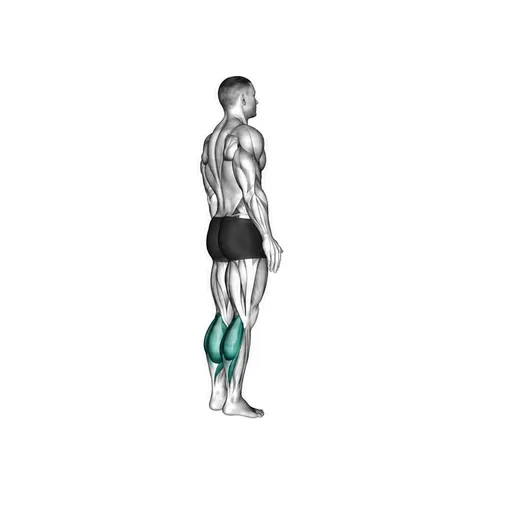
#> input picture assets/exercise-animations/standing-calf-raise.webp, 512 x 512 px, found by its file name
$ python make-pogo-hops.py
#> lines starting #> are read from the running program, lines starting #| are printed output that depends on the picture
#!/usr/bin/env python3
"""Build the pogo-hops animation from the standing calf raise.

Run from the repo root:  python3 tools/make-pogo-hops.py

WHY THIS IS LEGITIMATE, not a fudge: a pogo hop IS a stiff-legged bounce on the balls of the feet.
The standing-calf-raise render already shows exactly that body position — legs near-straight, ankles
plantarflexed, calves highlighted — and the calf/Achilles is precisely the working tissue in a pogo
hop. So the anatomy is correct as drawn; the only thing missing is flight. We take the toes-up pose
and translate it vertically to lift the figure off the ground, and use the flat-footed pose for
ground contact. No anatomy is invented.

The lift is capped at 20 px of a 512 px canvas — on a ~343 px figure (~1.75 m) that is roughly 10 cm,
which is what a pogo hop actually looks like. It also keeps the figure inside the pack's 46 px safe
inset. The loop is deliberately quicker than the 3.2 s house timing: a pogo hop is a fast, elastic
bounce and animating it slowly would misrepresent the movement.
"""
import os

from PIL import Image

SRC = "assets/exercise-animations/standing-calf-raise.webp"
OUT = "assets/exercise-animations/pogo-hops.webp"
FLAT_FRAME = 0   # heels down — ground contact
TOES_FRAME = 2   # up on the balls of the feet — the flight pose
LIFT = 20        # px at peak

# (source frame, lift px, duration ms) — one hop, loops seamlessly
SEQUENCE = [
    (FLAT_FRAME, 0, 90),    # contact / load
    (TOES_FRAME, 2, 70),    # drive
    (TOES_FRAME, 11, 70),   # leaving the ground
    (TOES_FRAME, 18, 80),   # rising
    (TOES_FRAME, LIFT, 110),  # apex — brief hang
    (TOES_FRAME, 16, 80),   # falling
    (TOES_FRAME, 8, 70),    # about to land
    (TOES_FRAME, 1, 70),    # touch down on the toes
]


def main() -> None:
    src = Image.open(SRC)
#> src is the input picture: PIL image 512x512 RGBA; mean R, G, B, A 247.4, 247.8, 247.8, 255
    frames, durations = [], []
    for idx, lift, ms in SEQUENCE:
        src.seek(idx)
        pose = src.convert("RGB").copy()
        canvas = Image.new("RGB", pose.size, "white")
        canvas.paste(pose, (0, -lift))   # negative y == up the screen
        frames.append(canvas)
        durations.append(ms)
#> this loop made 8 passes
#> pass 2, in main, `pose = src.convert("RGB").copy()`:
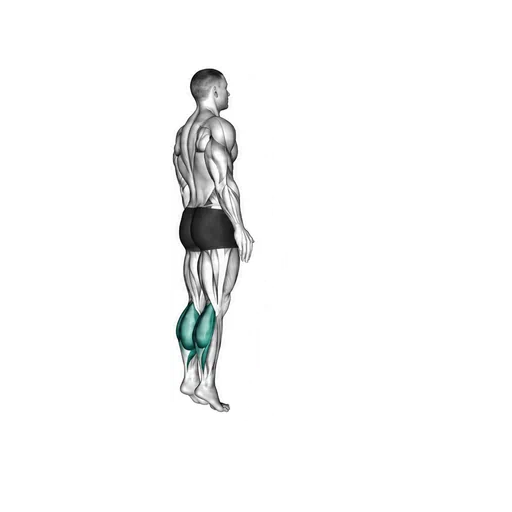
#> pose: PIL image 512x512 RGB; mean R, G, B 247.7, 248, 248
#> after the loop, durations = [90, 70, 70, 80, 110, 80, 70, 70]; frames = 8 items
    frames[0].save(
        OUT, "WEBP", save_all=True, append_images=frames[1:],
        duration=durations, loop=0, quality=82, method=6,
    )
    print(f"wrote {OUT}  {len(frames)} frames  {sum(durations)} ms  {os.path.getsize(OUT)/1024:.1f} KB")
#| wrote assets/exercise-animations/pogo-hops.webp  8 frames  640 ms  43.5 KB


if __name__ == "__main__":
    main()

$ run again, with assets/exercise-animations/bird-dog.webp copied over assets/exercise-animations/standing-calf-raise.webp
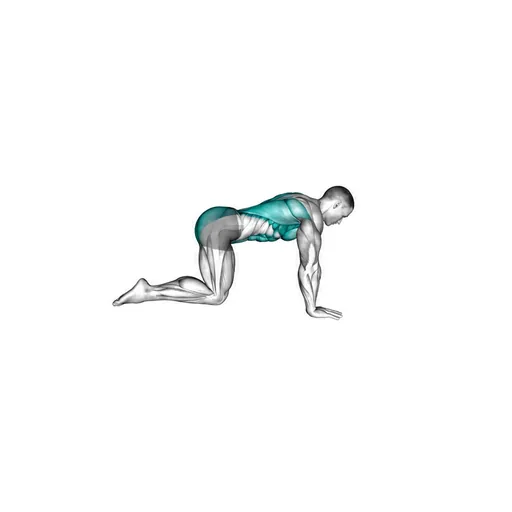
#> input picture assets/exercise-animations/bird-dog.webp, 512 x 512 px, found by its file name
#> in main, src is the input picture: PIL image 512x512 RGBA; mean R, G, B, A 250.2, 250.9, 250.9, 255
#> the loop in main, `for idx, lift, ms in SEQUENCE:` made 8 passes
#> pass 2, in main, `pose = src.convert("RGB").copy()`:
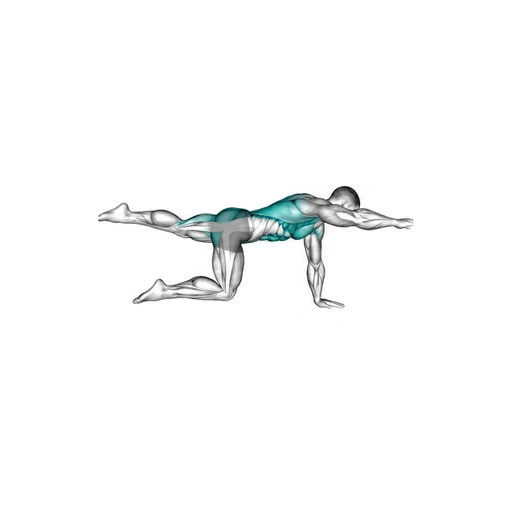
#> pose: PIL image 512x512 RGB; mean R, G, B 249.9, 250.6, 250.6
#> after the loop in main, `for idx, lift, ms in SEQUENCE:`: durations = [90, 70, 70, 80, 110, 80, 70, 70]; frames = 8 items
#| wrote assets/exercise-animations/pogo-hops.webp  8 frames  640 ms  39.4 KB

$ run again, with assets/exercise-animations/box-jump.webp copied over assets/exercise-animations/standing-calf-raise.webp
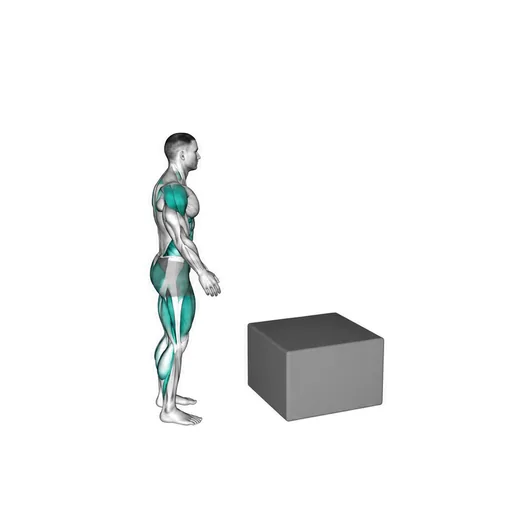
#> input picture assets/exercise-animations/box-jump.webp, 512 x 512 px, found by its file name
#> in main, src is the input picture: PIL image 512x512 RGBA; mean R, G, B, A 243.6, 244.5, 244.4, 255
#> the loop in main, `for idx, lift, ms in SEQUENCE:` made 8 passes
#> pass 2, in main, `pose = src.convert("RGB").copy()`:
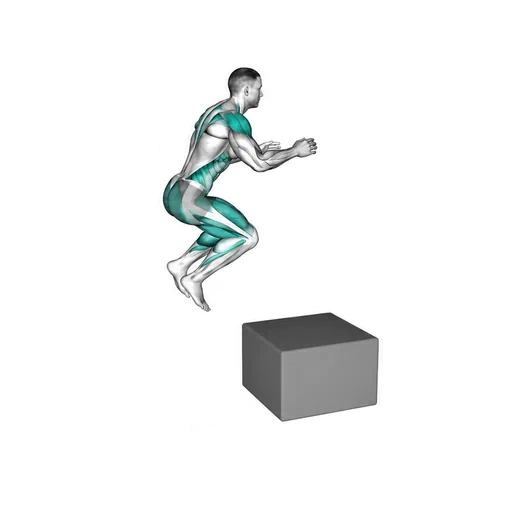
#> pose: PIL image 512x512 RGB; mean R, G, B 242.5, 243.7, 243.5
#> after the loop in main, `for idx, lift, ms in SEQUENCE:`:
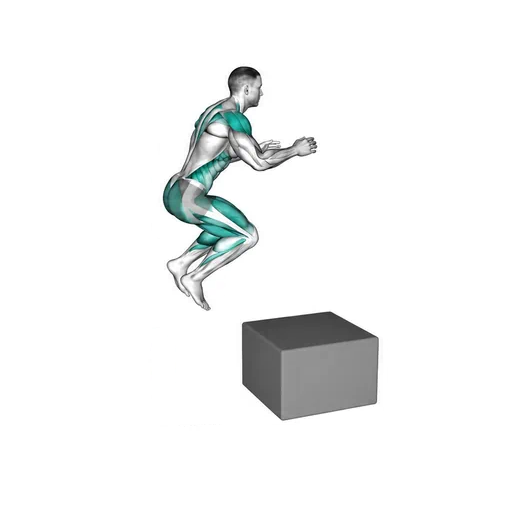
#> canvas: PIL image 512x512 RGB; mean R, G, B 242.5, 243.7, 243.5
#> after the loop in main, `for idx, lift, ms in SEQUENCE:`: durations = [90, 70, 70, 80, 110, 80, 70, 70]; frames = 8 items
#| wrote assets/exercise-animations/pogo-hops.webp  8 frames  640 ms  49.8 KB

$ run again, with assets/exercise-animations/clamshell.webp copied over assets/exercise-animations/standing-calf-raise.webp
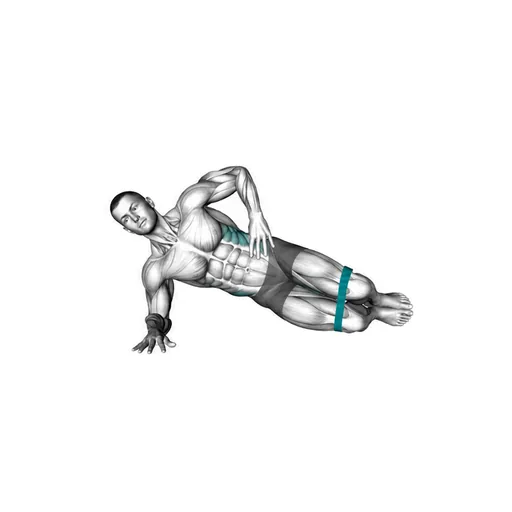
#> input picture assets/exercise-animations/clamshell.webp, 512 x 512 px, found by its file name
#> in main, src is the input picture: PIL image 512x512 RGBA; mean R, G, B, A 245.6, 246, 246, 255
#> the loop in main, `for idx, lift, ms in SEQUENCE:` made 8 passes
#> pass 2, in main, `pose = src.convert("RGB").copy()`:
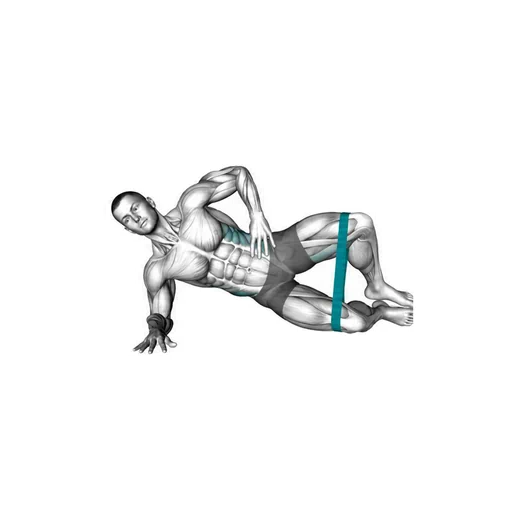
#> pose: PIL image 512x512 RGB; mean R, G, B 244.1, 244.8, 244.8
#> after the loop in main, `for idx, lift, ms in SEQUENCE:`:
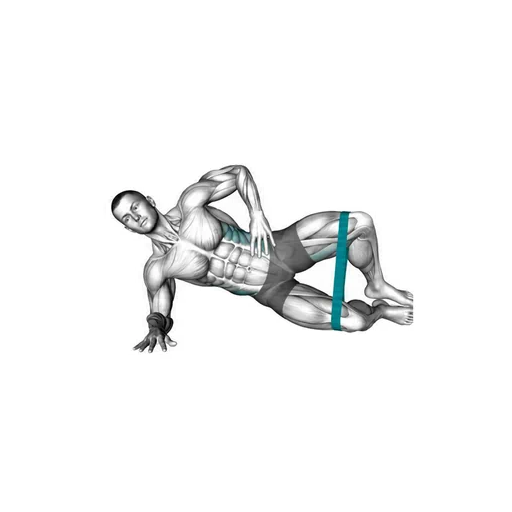
#> canvas: PIL image 512x512 RGB; mean R, G, B 244.1, 244.8, 244.8
#> after the loop in main, `for idx, lift, ms in SEQUENCE:`: durations = [90, 70, 70, 80, 110, 80, 70, 70]; frames = 8 items
#| wrote assets/exercise-animations/pogo-hops.webp  8 frames  640 ms  66.5 KB
